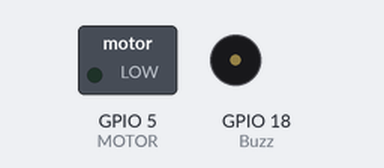
Bench run of a sketch on a simulated ESP32. Parts: switched loads named in the sketch (green lamp = pin HIGH), buzzer (waves = sounding, pin HIGH). WiFi joins after 1.5 s; servers stay silent unless stated; what the sketch prints to the serial monitor is not drawn.

Above: at 3.0 s.
Timing chart, 0 to 4.7 s (numbered marks = the images above):
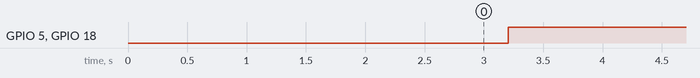

The sketch:

final_chalsi_code.ino
```cpp
#include <WiFi.h>
#include <HTTPClient.h>

const char* svrir = "http://192.168.4.1:80/ir";
const char* svrmq3 = "http://192.168.4.1:80/mq3";

int MOTOR = 5; // conect Led to arduino pin 13
const int Buzz = 18;

void setup()
{
  Serial.begin(115200);
  delay(800);

  WiFi.begin("helmet", "123456789");
  Serial.println("Connecting");
  while (WiFi.status() != WL_CONNECTED) {
    delay(500);
    Serial.print("...");
  }
  Serial.println("");
  Serial.print("Connected to WiFi network with IP Address: ");
  Serial.println(WiFi.localIP());

  delay(500);

  pinMode (MOTOR, OUTPUT); // Led pin OUTPUT
  pinMode (Buzz, OUTPUT); // Led pin OUTPUT
}


void loop()
{
  if (WiFi.status() == WL_CONNECTED ) {
    String ir_value = httpGETRequest(svrir);
    String mq3_value = httpGETRequest(svrmq3);

    String irString = ir_value.substring(0, ir_value.indexOf(" "));
    String mq3String = mq3_value.substring(0, mq3_value.indexOf(" "));

    Serial.print("IR: ");
    Serial.print(ir_value);
    Serial.print("MQ3: ");
    Serial.println(mq3_value);


    int ir = irString.toInt();
    int mq3 = mq3String.toInt();


    if ((ir == 1 && mq3 == 1) || (ir == 0 && mq3 == 0))
    {
      Serial.println("Gaddi ruk jayegi");
      digitalWrite(MOTOR, HIGH); //  OFF
      digitalWrite(Buzz, HIGH); // ON
    }
    else if (ir == 0 && mq3 == 1)
    {
      Serial.println("Gaddi chalegi");
      digitalWrite(MOTOR, LOW); //  ON
      digitalWrite(Buzz, LOW); // OFF
    }
    ir = 1;
    mq3 = 1;
    //}

  }
  else {
    Serial.println("WiFi Disconnected");
  }
  delay(800);
}


String httpGETRequest(const char* serverName) {
  WiFiClient client;
  HTTPClient http;

  // Your Domain name with URL path or IP address with path
  http.begin(client, serverName);

  // Send HTTP POST request
  int httpResponseCode = http.GET();

  String payload = "--";

  if (httpResponseCode > 0) {
    //Serial.print("HTTP Response code: ");
    //Serial.println(httpResponseCode);
    payload = http.getString();
  }
  else {
    Serial.print("Error code: ");
    Serial.println(httpResponseCode);
  }
  // Free resources
  http.end();

  return payload;
}
```

Measured:
- by itself, GPIO 5 (MOTOR), GPIO 18 (Buzz): LOW → HIGH at 3.2 s
